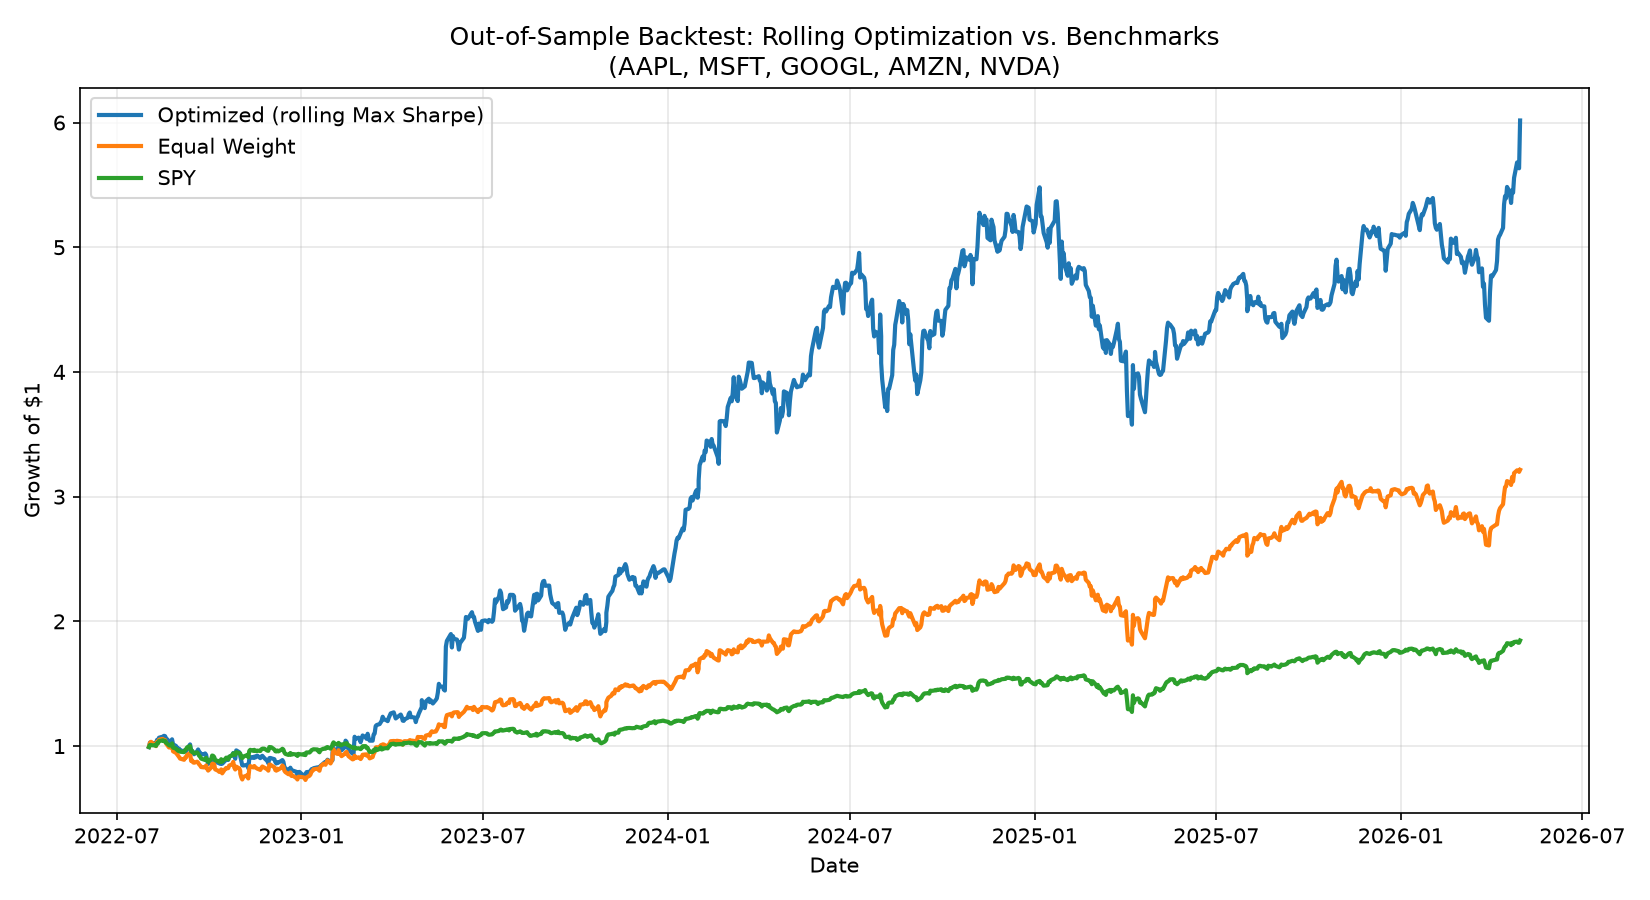

This chart was generated by the following Python code:
"""
Rolling Backtest — Out-of-Sample Portfolio Optimization
=========================================================
Naive Markowitz optimization overfits badly when applied in-sample: the
"optimal" weights are fit to the exact historical period they're then
evaluated on, which flatters the result. This script fixes that by:

  1. Re-optimizing the Max Sharpe portfolio on a trailing window
     (e.g. the past 12 months)
  2. Holding those weights fixed and applying them to the *next*
     period's actual (unseen) returns
  3. Rolling forward and repeating (walk-forward validation)
  4. Comparing the resulting equity curve against:
       - An equal-weight portfolio (naive baseline)
       - A benchmark (e.g. SPY)

This produces a much more honest picture of whether mean-variance
optimization actually adds value out-of-sample.

Usage:
    python rolling_backtest.py --tickers AAPL MSFT GOOGL AMZN NVDA \
        --years 5 --window 12 --rebalance 3 --benchmark SPY
"""

import argparse
import numpy as np
import pandas as pd
import yfinance as yf
import matplotlib.pyplot as plt

from portfolio_optimizer import (
    fetch_data,
    optimize_portfolio,
    neg_sharpe,
    portfolio_stats,
    RISK_FREE_RATE,
)


def rolling_backtest(returns, window_months, rebalance_months):
    """
    Walk-forward test: optimize on trailing `window_months` of data,
    hold weights for `rebalance_months`, then re-optimize.
    Returns a Series of portfolio daily returns (out-of-sample only).
    """
    monthly_index = pd.date_range(returns.index.min(), returns.index.max(), freq="MS")
    portfolio_returns = pd.Series(dtype=float)
    weights_log = []

    for i in range(window_months, len(monthly_index) - rebalance_months, rebalance_months):
        train_start = monthly_index[i - window_months]
        train_end = monthly_index[i]
        test_start = train_end
        test_end = monthly_index[min(i + rebalance_months, len(monthly_index) - 1)]

        train = returns.loc[train_start:train_end]
        test = returns.loc[test_start:test_end]

        if len(train) < 20 or len(test) < 1:
            continue

        mean_returns = train.mean()
        cov_matrix = train.cov()
        weights = optimize_portfolio(mean_returns, cov_matrix, neg_sharpe)
        weights_log.append((test_start, dict(zip(returns.columns, weights))))

        # Apply held weights to next period's ACTUAL (unseen) returns
        period_portfolio_returns = test @ weights
        portfolio_returns = pd.concat([portfolio_returns, period_portfolio_returns])

    return portfolio_returns.sort_index(), weights_log


def equal_weight_returns(returns):
    n = returns.shape[1]
    weights = np.array([1 / n] * n)
    return returns @ weights


def fetch_benchmark(ticker, start, end):
    raw = yf.download(ticker, start=start, end=end, auto_adjust=True, progress=False)["Close"]
    # yfinance sometimes returns a 1-column DataFrame instead of a Series
    # even for a single ticker (depends on version) — normalize to a Series.
    if isinstance(raw, pd.DataFrame):
        raw = raw.squeeze("columns")
    return raw.pct_change().dropna()


def annualized_stats(daily_returns):
    daily_returns = pd.Series(np.asarray(daily_returns).ravel(), index=pd.Series(daily_returns).index)
    ann_return = float(daily_returns.mean() * 252)
    ann_vol = float(daily_returns.std() * np.sqrt(252))
    sharpe = (ann_return - RISK_FREE_RATE) / ann_vol if ann_vol > 0 else np.nan
    cumulative = (1 + daily_returns).cumprod()
    running_max = cumulative.cummax()
    drawdown = (cumulative / running_max - 1).min()
    return {
        "Annualized Return": ann_return,
        "Annualized Vol": ann_vol,
        "Sharpe": sharpe,
        "Max Drawdown": drawdown,
        "Total Return": cumulative.iloc[-1] - 1,
    }


def main():
    parser = argparse.ArgumentParser(description="Rolling out-of-sample portfolio backtest")
    parser.add_argument("--tickers", nargs="+", required=True)
    parser.add_argument("--years", type=int, default=5, help="Total history to pull")
    parser.add_argument("--window", type=int, default=12, help="Trailing training window (months)")
    parser.add_argument("--rebalance", type=int, default=3, help="Rebalance frequency (months)")
    parser.add_argument("--benchmark", type=str, default="SPY")
    parser.add_argument("--out", type=str, default="rolling_backtest.png")
    args = parser.parse_args()

    print(f"Fetching {args.years}y of data for: {', '.join(args.tickers)}")
    returns = fetch_data(args.tickers, args.years)

    print(f"Running walk-forward backtest (train={args.window}mo, rebalance every {args.rebalance}mo)...")
    opt_returns, weights_log = rolling_backtest(returns, args.window, args.rebalance)

    eq_returns = equal_weight_returns(returns).loc[opt_returns.index]

    start, end = opt_returns.index.min(), opt_returns.index.max()
    bench_returns = fetch_benchmark(args.benchmark, start, end)
    bench_returns = bench_returns.reindex(opt_returns.index).dropna()
    common_idx = opt_returns.index.intersection(bench_returns.index)
    opt_returns_c = opt_returns.loc[common_idx]
    eq_returns_c = eq_returns.loc[common_idx]
    bench_returns_c = bench_returns.loc[common_idx]

    print("\n=== Out-of-Sample Performance ===")
    for name, series in [
        ("Optimized (Max Sharpe, rolling)", opt_returns_c),
        ("Equal Weight", eq_returns_c),
        (args.benchmark, bench_returns_c),
    ]:
        stats = annualized_stats(series)
        print(f"\n{name}:")
        for k, v in stats.items():
            print(f"  {k}: {v:.2%}" if k != "Sharpe" else f"  {k}: {v:.2f}")

    # Plot cumulative equity curves
    plt.figure(figsize=(11, 6))
    for name, series in [
        ("Optimized (rolling Max Sharpe)", opt_returns_c),
        ("Equal Weight", eq_returns_c),
        (args.benchmark, bench_returns_c),
    ]:
        cumulative = (1 + series).cumprod()
        plt.plot(cumulative.index, cumulative.values, label=name, linewidth=2)

    plt.xlabel("Date")
    plt.ylabel("Growth of $1")
    plt.title(f"Out-of-Sample Backtest: Rolling Optimization vs. Benchmarks\n"
              f"({', '.join(args.tickers)})")
    plt.legend()
    plt.grid(alpha=0.3)
    plt.tight_layout()
    plt.savefig(args.out, dpi=150)
    print(f"\nSaved equity curve chart to {args.out}")

    print("\nNote: if the optimized line does NOT clearly beat equal-weight,")
    print("that's a legitimate and common finding — write it up. It shows you")
    print("understand mean-variance optimization's real-world limitations")
    print("(estimation error, overfitting to trailing windows), not just how")
    print("to call scipy.optimize.")


if __name__ == "__main__":
    main()
